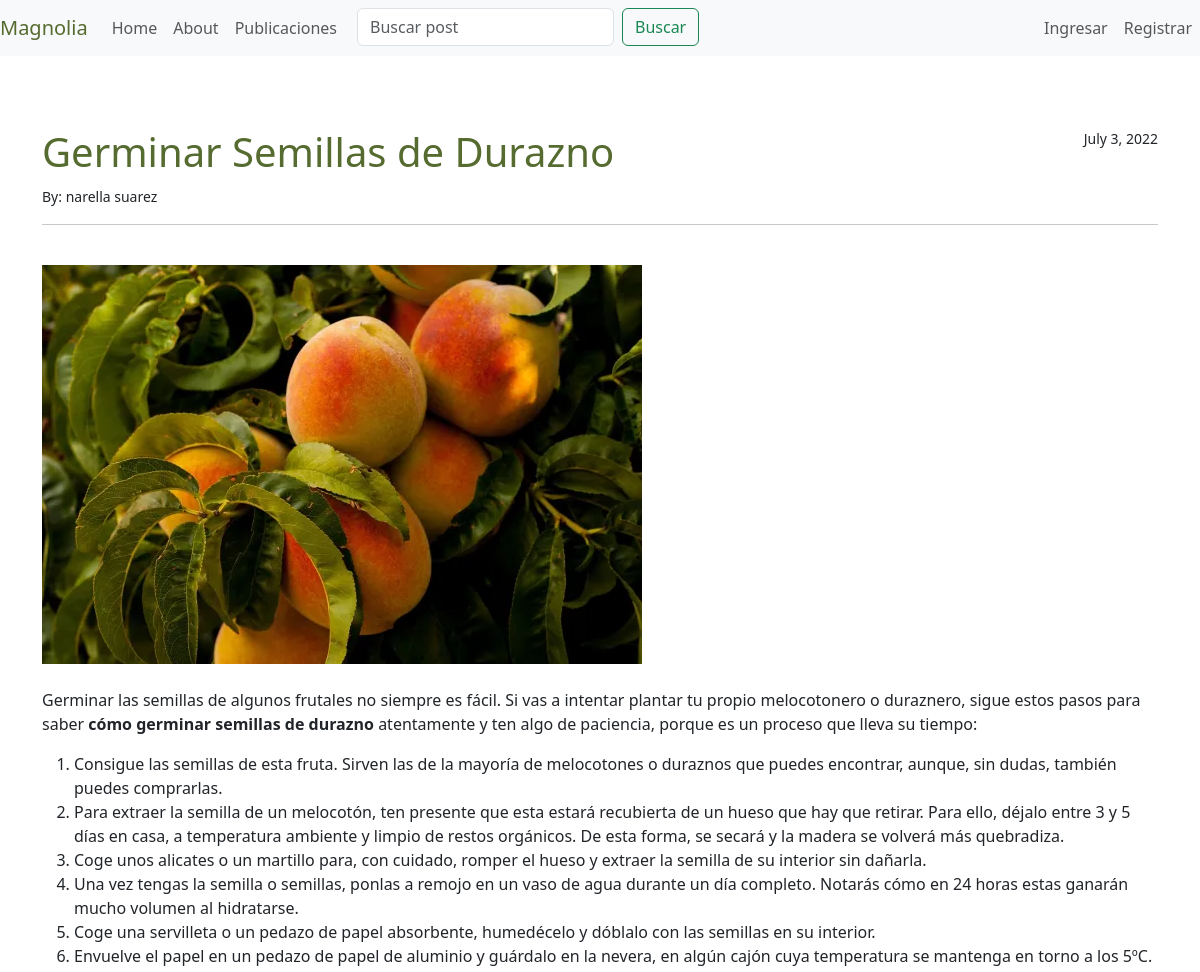
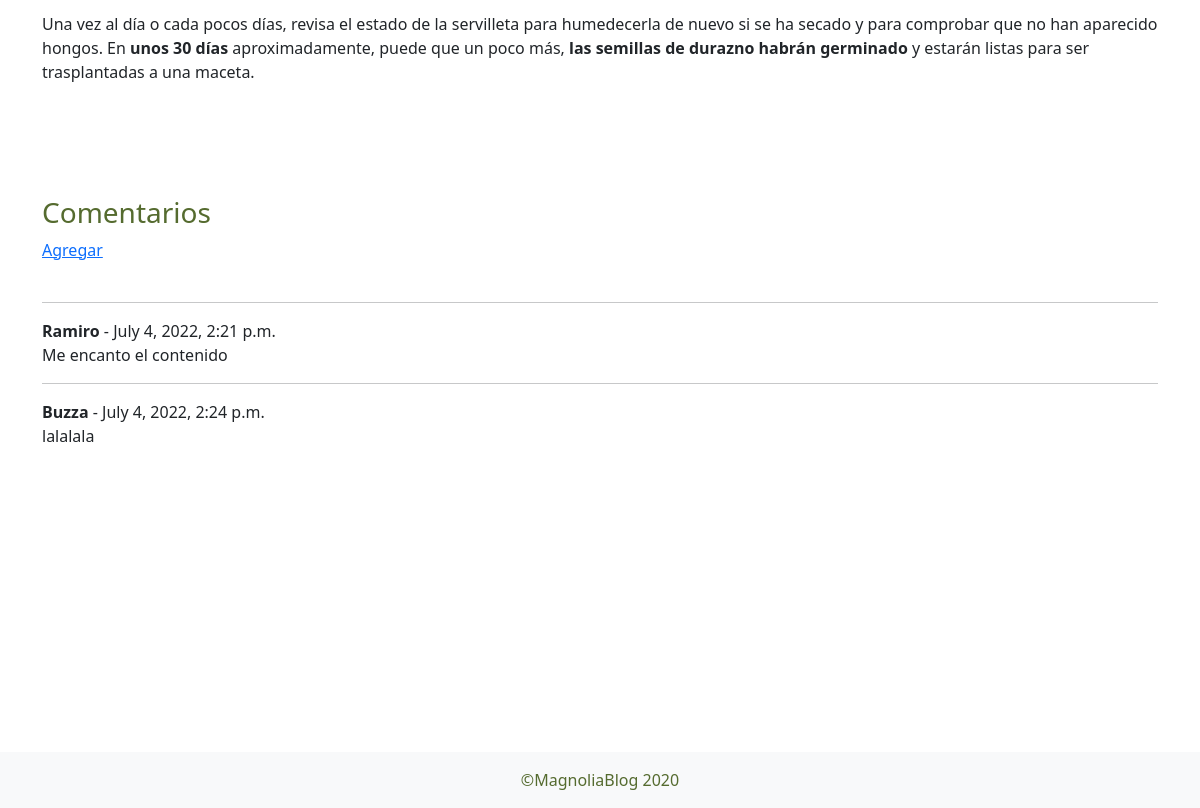
Screenshot of /post/8 with the database file from the repository (2 pictures, top to bottom).
### blog/models.py (models this page shows, shortened)
class Post(models.Model):
    title=models.CharField(max_length=255)
    header_image=models.ImageField(null=True, blank=True, upload_to='images/')
    title_tag=models.CharField(max_length=100, default="" )
    author=models.ForeignKey(User, on_delete=models.CASCADE)
    body=RichTextField(blank=True, null=True)
    post_date = models.DateField(auto_now_add=True)

class Comment(models.Model):
    post = models.ForeignKey(Post, related_name="comments", on_delete=models.CASCADE)
    name = models.CharField(max_length=255)
    body = models.TextField()
    date_added = models.DateTimeField(auto_now_add=True)

### blog/views.py (the view)
# urls.py: path('post/<int:pk>', PostDetailView.as_view(), name="post_detail"),
class PostDetailView(DetailView):
    model = Post
    template_name = 'post_detail.html'

### templates/post_detail.html (shortened to what this page needs)
{% extends "index.html"%}
{% load bootstrap5 %}
{% block contenido %}
<br/>
<br/>
<br/>
<div class="container">
    <div class="d-flex w-100 justify-content-between" >
    <h1 style="color:darkolivegreen">{{post.title}}</h1>
    <small>{{post.post_date}}</small>
    </div>
    <small> By: {{post.author.first_name}} {{post.author.last_name}}</small>
    <hr>
    <br/>
    <img src="{{ post.header_image.url }}">
    <br/><br/>
    {{post.body|safe}}
    <br/>
    <br/>
    <br/><br/>
    <h3 style="color:darkolivegreen">Comentarios</h3>
    {% if not post.comments.all %}
    No hay comentatios... <a href="{% url 'agregar_comentario' post.pk %}">
        Agregar
    </a>
    {% else %}
    <a href="{% url 'agregar_comentario' post.pk %}">Agregar</a>
    <br/><br/>
    {% for comment in post.comments.all %}
    <hr/>
        <strong>{{ comment.name }}</strong> - {{ comment.date_added }}
        <br/>
        {{ comment.body }}
    {% endfor %}
    {% endif %}
    <br/><br/><br/><br/><br/><br/><br/><br/><br/><br/><br/><br/><br/><br/><br/><br/>
</div>
{% endblock %}

### templates/index.html (shortened to what this page needs)
<!DOCTYPE html>
<html lang="en">
<head>
    {% load bootstrap5 %}
    {% bootstrap_css %}
</head>
<body>
    <nav class="navbar navbar-expand-lg navbar-light bg-light">
        <a class="navbar-brand mb-0 h1" href="{% url 'home' %}" style="color:darkolivegreen">Magnolia</a>
        <div class="collapse navbar-collapse" id="navbarSupportedContent">
        <ul class="navbar-nav">
            <li class="nav-item active ">
            <a class="nav-link" href="{% url 'home' %}">Home </a>
            </li>
            <li class="nav-item active">
                <a class="nav-link" href="{% url 'about' %}">About </a>
            </li>
            <li class="nav-item active">
                <a class="nav-link" href="{% url 'posts' %}">Publicaciones </a>
            </li>
            <div class="container">
                <form class="d-flex" method=POST action="{% url 'resultado' %}">
                    <input class="form-control me-2" type="search"
                    placeholder="Buscar post" aria-label="Search" name="busqueda">
                    <button class="btn btn-outline-success" type="submit">Buscar</button>
                </form>
            </div>
        </ul>
        <ul class="navbar-nav ms-auto">
            {% if user.is_authenticated %}
                <li class="nav-item active">
                    <a class="nav-link" href="{% url 'publicar' %}">Publicar <span class="sr-only"></span></a>
                </li>
                <li class="nav-item active">
                    <a class="nav-link" href="{% url 'editar_perfil' %}">Editar Perfil <span class="sr-only"></span></a>
                </li>
                <li class="nav-item active" float:right>
                    <a class="nav-link" href="{% url 'logout' %}">Salir <span class="sr-only"></span></a>
                </li>
            {% else %}
                <li class="nav-item active">
                    <a class="nav-link" href="{% url 'login' %}">Ingresar </a>
                </li>
                <li class="nav-item active">
                    <a class="nav-link" href="{% url 'registro' %}">Registrar </a>
                </li>
            {% endif %}
        </ul>
        </div>
    </nav>
{% block contenido %}
{% endblock %}
<footer class="bg-light text-center fixed-bottom">
    <div class="text-center p-3" style="color:darkolivegreen">
        ©MagnoliaBlog 2020
    </div>
</footer>

### rows the page displays
Post: title "Germinar Semillas de Durazno", post_date "July 3, 2022", author.first_name "narella", author.last_name "suarez", header_image (picture), body "Germinar las semillas de algunos frutales no siempre es fácil. Si vas a intentar plantar tu propio melocotonero o duraznero, sigue estos pasos para saber cómo germinar semillas de durazno atentamente y ten algo de paciencia, porque es un proceso que lleva su tiempo: Consigue las semillas de esta fruta. Sirven las de la mayoría de melocotones o duraznos que puedes encontrar, aunque, sin dudas, también puedes comprarlas. Para extraer la semilla de un melocotón, ten presente que esta estará recubierta de un hueso que hay que retirar. Para ello, déjalo entre 3 y 5 días en casa, a temperatura ambiente y limpio de restos orgánicos. De esta forma, se secará y la madera se volverá más quebradiza.…"
Comment: name "Ramiro", date_added "July 4, 2022, 2:21 p.m.", body "Me encanto el contenido"
Comment: name "Buzza", date_added "July 4, 2022, 2:24 p.m.", body "lalalala"
